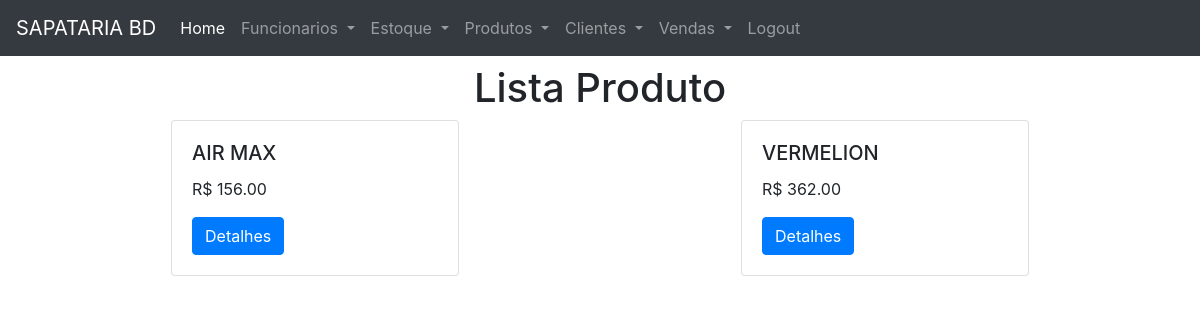
The app's page /produto/, older data.
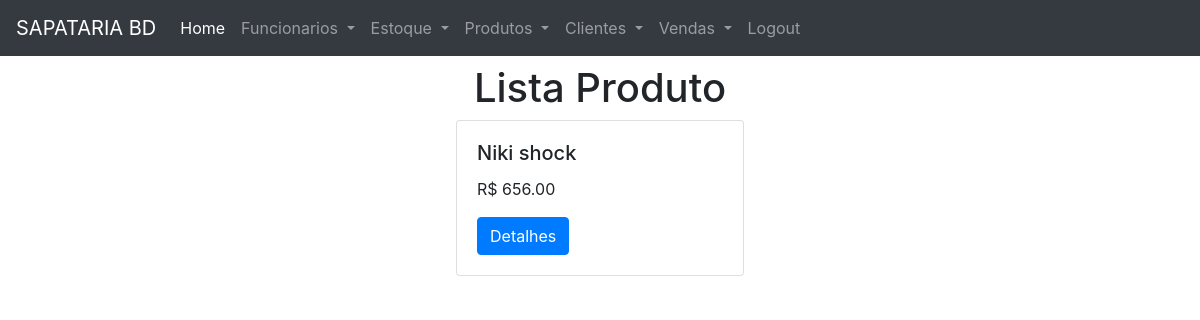
The same page, newer data.
### produto/models.py (models this page shows, shortened)
class Produto(models.Model):
    CATEGORIAS = (
        ('Tenis','Tenis'),
        ('Mochilas','Mochilas'),
        ('Acessorios','Acessorios'),
    )
    nome = models.CharField(max_length=100)
    tamanho = models.IntegerField()
    marca = models.CharField(max_length=100)
    cor = models.CharField(max_length=50)
    valor = models.DecimalField(max_digits=10,decimal_places=2)
    tipo_produto = models.CharField(max_length=20,choices=CATEGORIAS)

### produto/views.py (the view)
# urls.py: path('', listarProduto,name = 'url_lista_produto'),
def listarProduto(request):
    data = {}
    data['produtos'] = Produto.objects.all()
    return render(request,'lista_produto.html', data)

### produto/templates/lista_produto.html
{% extends 'base.html' %}
{% block title %} Lista Produto{% endblock %}
{% block content %}
     <div class="row justify-content-around">
        {%for k in produtos%}
            <div class="row">
               <div class="card" style="width: 18rem;">
                  <div class="card-body">
                      <h5 class="card-title">{{ k.nome }}</h5>
                      <p class="card-text">R$ {{ k.valor }}</p>
                    <a href="#" class="btn btn-primary">Detalhes</a>
                  </div>
               </div>
            </div>
        {% endfor %}
    </div>
{% endblock %}

Row changes from the older to the newer data that the page shows:
removed Produto: nome "VERMELION", valor "362.00"
changed Produto: nome "AIR MAX" → "Niki shock"; valor "156.00" → "656.00"
